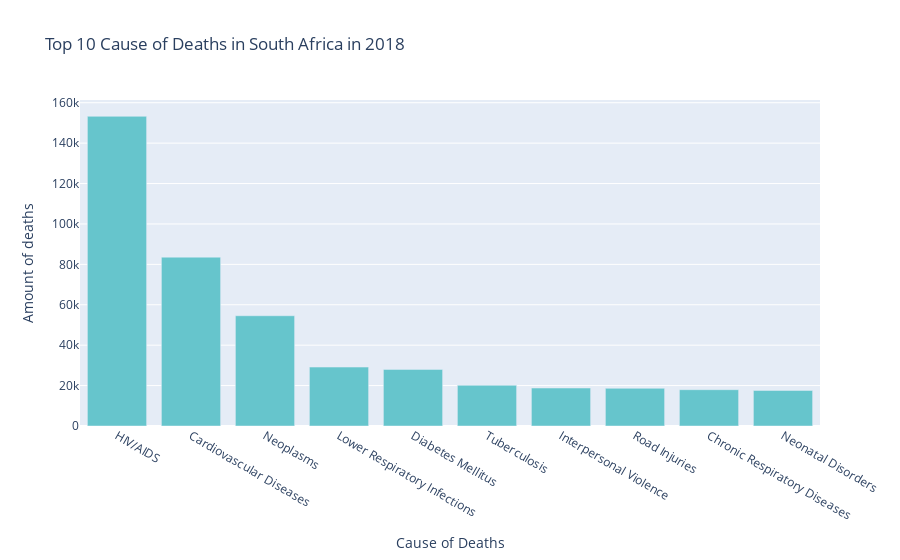

The code cell stored with this chart in its notebook:
### Code cell
top_10_illnesses_year('South Africa', 2018)

### Figure 1 — Plotly figure (JSON) as saved in the notebook; plotly's stock layout.template omitted (floating-point values rounded to 4 significant figures)
{"data": [{"alignmentgroup": "True", "hovertemplate": "variable=0<br>Cause of Deaths=%{x}<br>Amount of deaths=%{y}<extra></extra>", "legendgroup": "0", "marker": {"color": "rgb(102, 197, 204)", "pattern": {"shape": ""}}, "name": "0", "offsetgroup": "0", "orientation": "v", "showlegend": true, "textposition": "auto", "type": "bar", "x": ["HIV/AIDS", "Cardiovascular Diseases", "Neoplasms", "Lower Respiratory Infections", "Diabetes Mellitus", "Tuberculosis", "Interpersonal Violence", "Road Injuries", "Chronic Respiratory Diseases", "Neonatal Disorders"], "xaxis": "x", "y": [153281, 83569, 54568, 29168, 28011, 20137, 18792, 18649, 17965, 17607], "yaxis": "y"}], "layout": {"barmode": "relative", "legend": {"title": {"text": "variable"}, "tracegroupgap": 0}, "showlegend": false, "title": {"text": "Top 10 Cause of Deaths in South Africa in 2018"}, "xaxis": {"anchor": "y", "domain": [0, 1], "title": {"text": "Cause of Deaths"}}, "yaxis": {"anchor": "x", "domain": [0, 1], "title": {"text": "Amount of deaths"}}}}
